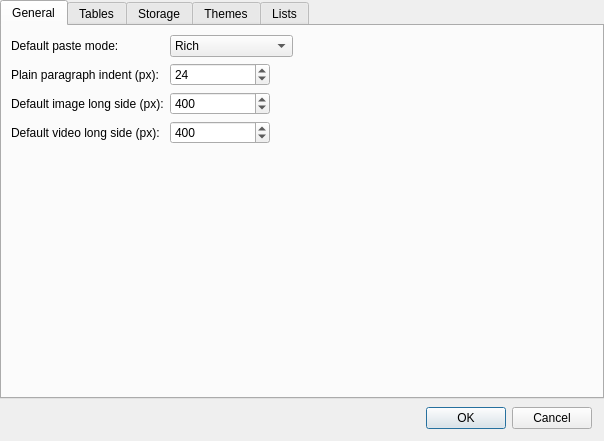
<?xml version="1.0" encoding="UTF-8"?>
<ui version="4.0">
 <class>SettingsDialog</class>
 <widget class="QDialog" name="SettingsDialog">
  <property name="geometry">
   <rect>
    <x>0</x>
    <y>0</y>
    <width>604</width>
    <height>441</height>
   </rect>
  </property>
  <property name="windowTitle">
   <string>Settings</string>
  </property>
  <layout class="QVBoxLayout" name="verticalLayout">
   <property name="spacing">
    <number>0</number>
   </property>
   <property name="leftMargin">
    <number>0</number>
   </property>
   <property name="topMargin">
    <number>0</number>
   </property>
   <property name="rightMargin">
    <number>0</number>
   </property>
   <property name="bottomMargin">
    <number>0</number>
   </property>
   <item>
    <widget class="QTabWidget" name="tabWidget">
     <property name="currentIndex">
      <number>0</number>
     </property>
     <widget class="QWidget" name="tabGeneral">
      <attribute name="title">
       <string>General</string>
      </attribute>
      <layout class="QFormLayout" name="formLayoutGeneral">
       <item row="0" column="0">
        <widget class="QLabel" name="labelPaste">
         <property name="text">
          <string>Default paste mode:</string>
         </property>
        </widget>
       </item>
       <item row="0" column="1">
        <widget class="QComboBox" name="comboPasteMode">
         <property name="sizePolicy">
          <sizepolicy hsizetype="Fixed" vsizetype="Fixed">
           <horstretch>0</horstretch>
           <verstretch>0</verstretch>
          </sizepolicy>
         </property>
         <item>
          <property name="text">
           <string>Rich</string>
          </property>
         </item>
         <item>
          <property name="text">
           <string>Text Only</string>
          </property>
         </item>
         <item>
          <property name="text">
           <string>Match Style</string>
          </property>
         </item>
         <item>
          <property name="text">
           <string>Clean Formatting</string>
          </property>
         </item>
        </widget>
       </item>
       <item row="1" column="0">
        <widget class="QLabel" name="labelIndent">
         <property name="text">
          <string>Plain paragraph indent (px):</string>
         </property>
        </widget>
       </item>
       <item row="1" column="1">
        <widget class="QSpinBox" name="spinIndentPx">
         <property name="sizePolicy">
          <sizepolicy hsizetype="Fixed" vsizetype="Fixed">
           <horstretch>0</horstretch>
           <verstretch>0</verstretch>
          </sizepolicy>
         </property>
         <property name="minimumSize">
          <size>
           <width>100</width>
           <height>0</height>
          </size>
         </property>
         <property name="minimum">
          <number>4</number>
         </property>
         <property name="maximum">
          <number>160</number>
         </property>
         <property name="singleStep">
          <number>2</number>
         </property>
         <property name="value">
          <number>24</number>
         </property>
        </widget>
       </item>
       <item row="2" column="0">
        <widget class="QLabel" name="labelImageLong">
         <property name="text">
          <string>Default image long side (px):</string>
         </property>
        </widget>
       </item>
       <item row="2" column="1">
        <widget class="QSpinBox" name="spinImageLong">
         <property name="sizePolicy">
          <sizepolicy hsizetype="Fixed" vsizetype="Fixed">
           <horstretch>0</horstretch>
           <verstretch>0</verstretch>
          </sizepolicy>
         </property>
         <property name="minimumSize">
          <size>
           <width>100</width>
           <height>0</height>
          </size>
         </property>
         <property name="minimum">
          <number>100</number>
         </property>
         <property name="maximum">
          <number>8000</number>
         </property>
         <property name="singleStep">
          <number>50</number>
         </property>
         <property name="value">
          <number>400</number>
         </property>
        </widget>
       </item>
       <item row="3" column="0">
        <widget class="QLabel" name="labelVideoLong">
         <property name="text">
          <string>Default video long side (px):</string>
         </property>
        </widget>
       </item>
       <item row="3" column="1">
        <widget class="QSpinBox" name="spinVideoLong">
         <property name="sizePolicy">
          <sizepolicy hsizetype="Fixed" vsizetype="Fixed">
           <horstretch>0</horstretch>
           <verstretch>0</verstretch>
          </sizepolicy>
         </property>
         <property name="minimumSize">
          <size>
           <width>100</width>
           <height>0</height>
          </size>
         </property>
         <property name="minimum">
          <number>100</number>
         </property>
         <property name="maximum">
          <number>8000</number>
         </property>
         <property name="singleStep">
          <number>50</number>
         </property>
         <property name="value">
          <number>400</number>
         </property>
        </widget>
       </item>
      </layout>
     </widget>
     <widget class="QWidget" name="tabTables">
      <attribute name="title">
       <string>Tables</string>
      </attribute>
      <layout class="QFormLayout" name="formLayoutTables">
       <item row="0" column="1">
        <widget class="QWidget" name="widgetGridColor" native="true">
         <layout class="QHBoxLayout" name="hLayoutGridColor">
          <property name="sizeConstraint">
           <enum>QLayout::SetDefaultConstraint</enum>
          </property>
          <item>
           <widget class="QFrame" name="frame_3">
            <property name="sizePolicy">
             <sizepolicy hsizetype="Preferred" vsizetype="Fixed">
              <horstretch>0</horstretch>
              <verstretch>0</verstretch>
             </sizepolicy>
            </property>
            <property name="frameShape">
             <enum>QFrame::NoFrame</enum>
            </property>
            <property name="frameShadow">
             <enum>QFrame::Plain</enum>
            </property>
            <layout class="QHBoxLayout" name="horizontalLayout_4">
             <property name="topMargin">
              <number>0</number>
             </property>
             <property name="bottomMargin">
              <number>0</number>
             </property>
             <item>
              <widget class="QLineEdit" name="editGridColor"/>
             </item>
             <item>
              <widget class="QPushButton" name="btnPickGridColor">
               <property name="text">
                <string>Pick…</string>
               </property>
              </widget>
             </item>
            </layout>
           </widget>
          </item>
         </layout>
        </widget>
       </item>
       <item row="1" column="0">
        <widget class="QLabel" name="labelGridWidth">
         <property name="text">
          <string>Grid width (px):</string>
         </property>
        </widget>
       </item>
       <item row="1" column="1">
        <widget class="QDoubleSpinBox" name="spinGridWidth">
         <property name="minimum">
          <double>0.500000000000000</double>
         </property>
         <property name="maximum">
          <double>6.000000000000000</double>
         </property>
         <property name="singleStep">
          <double>0.500000000000000</double>
         </property>
         <property name="value">
          <double>1.500000000000000</double>
         </property>
        </widget>
       </item>
       <item row="2" column="0">
        <widget class="QLabel" name="labelHeaderBg">
         <property name="text">
          <string>Header background (hex):</string>
         </property>
        </widget>
       </item>
       <item row="2" column="1">
        <widget class="QWidget" name="widgetHeaderBg" native="true">
         <layout class="QHBoxLayout" name="hLayoutHeaderBg">
          <item>
           <widget class="QLineEdit" name="editHeaderBg"/>
          </item>
          <item>
           <widget class="QPushButton" name="btnPickHeaderBg">
            <property name="text">
             <string>Pick…</string>
            </property>
           </widget>
          </item>
         </layout>
        </widget>
       </item>
       <item row="3" column="0">
        <widget class="QLabel" name="labelTotalsBg">
         <property name="text">
          <string>Totals background (hex):</string>
         </property>
        </widget>
       </item>
       <item row="3" column="1">
        <widget class="QWidget" name="widgetTotalsBg" native="true">
         <layout class="QHBoxLayout" name="hLayoutTotalsBg">
          <item>
           <widget class="QLineEdit" name="editTotalsBg"/>
          </item>
          <item>
           <widget class="QPushButton" name="btnPickTotalsBg">
            <property name="text">
             <string>Pick…</string>
            </property>
           </widget>
          </item>
         </layout>
        </widget>
       </item>
       <item row="4" column="0">
        <widget class="QLabel" name="labelCostHeaderBg">
         <property name="text">
          <string>Cost header background (hex):</string>
         </property>
        </widget>
       </item>
       <item row="4" column="1">
        <widget class="QWidget" name="widgetCostHeaderBg" native="true">
         <layout class="QHBoxLayout" name="hLayoutCostHeaderBg">
          <item>
           <widget class="QLineEdit" name="editCostHeaderBg"/>
          </item>
          <item>
           <widget class="QPushButton" name="btnPickCostHeaderBg">
            <property name="text">
             <string>Pick…</string>
            </property>
           </widget>
          </item>
         </layout>
        </widget>
       </item>
       <item row="0" column="0">
        <widget class="QLabel" name="labelGridColor">
         <property name="text">
          <string>Grid color (hex):</string>
         </property>
        </widget>
       </item>
      </layout>
     </widget>
     <widget class="QWidget" name="tabStorage">
      <attribute name="title">
       <string>Storage</string>
      </attribute>
      <layout class="QFormLayout" name="formLayoutStorage">
       <item row="0" column="1">
        <widget class="QFrame" name="frameDbRoot">
         <property name="sizePolicy">
          <sizepolicy hsizetype="Preferred" vsizetype="Fixed">
           <horstretch>0</horstretch>
           <verstretch>0</verstretch>
          </sizepolicy>
         </property>
         <layout class="QHBoxLayout" name="hLayoutDbRoot">
          <property name="spacing">
           <number>6</number>
          </property>
          <property name="leftMargin">
           <number>0</number>
          </property>
          <property name="topMargin">
           <number>0</number>
          </property>
          <property name="bottomMargin">
           <number>0</number>
          </property>
          <item>
           <widget class="QLabel" name="labelDbRoot">
            <property name="sizePolicy">
             <sizepolicy hsizetype="Preferred" vsizetype="Fixed">
              <horstretch>0</horstretch>
              <verstretch>0</verstretch>
             </sizepolicy>
            </property>
            <property name="text">
             <string>Databases root folder:</string>
            </property>
           </widget>
          </item>
          <item>
           <widget class="QLineEdit" name="editDbRoot">
            <property name="sizePolicy">
             <sizepolicy hsizetype="Expanding" vsizetype="Fixed">
              <horstretch>0</horstretch>
              <verstretch>0</verstretch>
             </sizepolicy>
            </property>
           </widget>
          </item>
          <item>
           <widget class="QPushButton" name="btnBrowseDbRoot">
            <property name="sizePolicy">
             <sizepolicy hsizetype="Minimum" vsizetype="Fixed">
              <horstretch>0</horstretch>
              <verstretch>0</verstretch>
             </sizepolicy>
            </property>
            <property name="text">
             <string>Browse…</string>
            </property>
           </widget>
          </item>
         </layout>
        </widget>
       </item>
       <item row="1" column="1">
        <widget class="QFrame" name="widgetDbBackup">
         <property name="sizePolicy">
          <sizepolicy hsizetype="Preferred" vsizetype="Fixed">
           <horstretch>0</horstretch>
           <verstretch>0</verstretch>
          </sizepolicy>
         </property>
         <property name="frameShape">
          <enum>QFrame::NoFrame</enum>
         </property>
         <property name="frameShadow">
          <enum>QFrame::Plain</enum>
         </property>
         <layout class="QHBoxLayout" name="horizontalLayout">
          <property name="leftMargin">
           <number>0</number>
          </property>
          <property name="topMargin">
           <number>0</number>
          </property>
          <property name="bottomMargin">
           <number>0</number>
          </property>
          <item>
           <widget class="QLabel" name="labelDbBackup">
            <property name="text">
             <string>Database Backup Location:</string>
            </property>
           </widget>
          </item>
          <item>
           <widget class="QLineEdit" name="editDbBackup"/>
          </item>
          <item>
           <widget class="QPushButton" name="btnBrowseDbBackup">
            <property name="text">
             <string>Browse</string>
            </property>
           </widget>
          </item>
         </layout>
        </widget>
       </item>
       <item row="3" column="1">
        <widget class="QFrame" name="frameSettingsPath">
         <property name="sizePolicy">
          <sizepolicy hsizetype="Preferred" vsizetype="Fixed">
           <horstretch>0</horstretch>
           <verstretch>0</verstretch>
          </sizepolicy>
         </property>
         <layout class="QHBoxLayout" name="hLayoutSettingsPath" stretch="0,1,0,0">
          <property name="spacing">
           <number>6</number>
          </property>
          <property name="leftMargin">
           <number>0</number>
          </property>
          <property name="topMargin">
           <number>25</number>
          </property>
          <property name="bottomMargin">
           <number>0</number>
          </property>
          <item>
           <widget class="QLabel" name="labelSettingsPath">
            <property name="sizePolicy">
             <sizepolicy hsizetype="Preferred" vsizetype="Fixed">
              <horstretch>0</horstretch>
              <verstretch>0</verstretch>
             </sizepolicy>
            </property>
            <property name="text">
             <string>Settings file:</string>
            </property>
           </widget>
          </item>
          <item>
           <widget class="QLineEdit" name="editSettingsPath">
            <property name="readOnly">
             <bool>true</bool>
            </property>
           </widget>
          </item>
          <item>
           <widget class="QPushButton" name="btnBrowseSettingsPath">
            <property name="text">
             <string>Change…</string>
            </property>
           </widget>
          </item>
          <item>
           <widget class="QPushButton" name="btnOpenSettingsFolder">
            <property name="baseSize">
             <size>
              <width>0</width>
              <height>0</height>
             </size>
            </property>
            <property name="text">
             <string>Open Folder</string>
            </property>
           </widget>
          </item>
         </layout>
        </widget>
       </item>
       <item row="2" column="1">
        <widget class="QFrame" name="frame">
         <property name="sizePolicy">
          <sizepolicy hsizetype="Preferred" vsizetype="Fixed">
           <horstretch>0</horstretch>
           <verstretch>0</verstretch>
          </sizepolicy>
         </property>
         <property name="frameShape">
          <enum>QFrame::NoFrame</enum>
         </property>
         <property name="frameShadow">
          <enum>QFrame::Plain</enum>
         </property>
         <layout class="QHBoxLayout" name="horizontalLayout_2">
          <property name="spacing">
           <number>15</number>
          </property>
          <property name="leftMargin">
           <number>0</number>
          </property>
          <property name="topMargin">
           <number>0</number>
          </property>
          <property name="rightMargin">
           <number>0</number>
          </property>
          <property name="bottomMargin">
           <number>0</number>
          </property>
          <item>
           <widget class="QCheckBox" name="chkBuOnExit">
            <property name="layoutDirection">
             <enum>Qt::RightToLeft</enum>
            </property>
            <property name="text">
             <string>Backup on Exit</string>
            </property>
           </widget>
          </item>
          <item>
           <widget class="QLabel" name="label">
            <property name="text">
             <string>Backups to Keep</string>
            </property>
           </widget>
          </item>
          <item>
           <widget class="QSpinBox" name="spinBuToKeep">
            <property name="minimumSize">
             <size>
              <width>60</width>
              <height>0</height>
             </size>
            </property>
            <property name="minimum">
             <number>1</number>
            </property>
            <property name="maximum">
             <number>99</number>
            </property>
           </widget>
          </item>
          <item>
           <spacer name="horizontalSpacer">
            <property name="orientation">
             <enum>Qt::Horizontal</enum>
            </property>
            <property name="sizeHint" stdset="0">
             <size>
              <width>40</width>
              <height>20</height>
             </size>
            </property>
           </spacer>
          </item>
         </layout>
        </widget>
       </item>
       <item row="4" column="1">
        <spacer name="verticalSpacer">
         <property name="orientation">
          <enum>Qt::Vertical</enum>
         </property>
         <property name="sizeHint" stdset="0">
          <size>
           <width>20</width>
           <height>40</height>
          </size>
         </property>
        </spacer>
       </item>
      </layout>
     </widget>
     <widget class="QWidget" name="tabThemes">
      <attribute name="title">
       <string>Themes</string>
      </attribute>
      <layout class="QFormLayout" name="formLayoutThemes">
       <item row="0" column="0">
        <widget class="QLabel" name="labelTheme">
         <property name="text">
          <string>Theme:</string>
         </property>
        </widget>
       </item>
       <item row="0" column="1">
        <widget class="QComboBox" name="comboTheme">
         <item>
          <property name="text">
           <string>Default</string>
          </property>
         </item>
         <item>
          <property name="text">
           <string>High Contrast</string>
          </property>
         </item>
        </widget>
       </item>
       <item row="1" column="0">
        <widget class="QLabel" name="labelThemeNote">
         <property name="text">
          <string>Note: Hover preview will be added later.</string>
         </property>
        </widget>
       </item>
      </layout>
     </widget>
     <widget class="QWidget" name="tabLists">
      <attribute name="title">
       <string>Lists</string>
      </attribute>
      <layout class="QFormLayout" name="formLayoutLists">
       <item row="0" column="0">
        <widget class="QLabel" name="labelOrdered">
         <property name="text">
          <string>Ordered list scheme:</string>
         </property>
        </widget>
       </item>
       <item row="0" column="1">
        <widget class="QComboBox" name="comboOrdered">
         <item>
          <property name="text">
           <string>Classic (I, A, 1, a, i)</string>
          </property>
         </item>
         <item>
          <property name="text">
           <string>Decimal (1, 2, 3)</string>
          </property>
         </item>
        </widget>
       </item>
       <item row="1" column="0">
        <widget class="QLabel" name="labelUnordered">
         <property name="text">
          <string>Unordered list scheme:</string>
         </property>
        </widget>
       </item>
       <item row="1" column="1">
        <widget class="QComboBox" name="comboUnordered">
         <item>
          <property name="text">
           <string>Disc → Circle → Square</string>
          </property>
         </item>
         <item>
          <property name="text">
           <string>Disc only</string>
          </property>
         </item>
        </widget>
       </item>
      </layout>
     </widget>
    </widget>
   </item>
   <item>
    <layout class="QHBoxLayout" name="hLayoutButtonBar">
     <property name="leftMargin">
      <number>12</number>
     </property>
     <property name="topMargin">
      <number>8</number>
     </property>
     <property name="rightMargin">
      <number>12</number>
     </property>
     <property name="bottomMargin">
      <number>12</number>
     </property>
     <item>
      <widget class="QDialogButtonBox" name="buttonBoxGlobal">
       <property name="orientation">
        <enum>Qt::Horizontal</enum>
       </property>
       <property name="standardButtons">
        <set>QDialogButtonBox::Cancel|QDialogButtonBox::Ok</set>
       </property>
      </widget>
     </item>
    </layout>
   </item>
  </layout>
 </widget>
 <resources/>
 <connections>
  <connection>
   <sender>buttonBoxGlobal</sender>
   <signal>accepted()</signal>
   <receiver>SettingsDialog</receiver>
   <slot>accept()</slot>
   <hints>
    <hint type="sourcelabel">
     <x>20</x>
     <y>20</y>
    </hint>
    <hint type="destinationlabel">
     <x>20</x>
     <y>20</y>
    </hint>
   </hints>
  </connection>
  <connection>
   <sender>buttonBoxGlobal</sender>
   <signal>rejected()</signal>
   <receiver>SettingsDialog</receiver>
   <slot>reject()</slot>
   <hints>
    <hint type="sourcelabel">
     <x>20</x>
     <y>20</y>
    </hint>
    <hint type="destinationlabel">
     <x>20</x>
     <y>20</y>
    </hint>
   </hints>
  </connection>
 </connections>
</ui>
